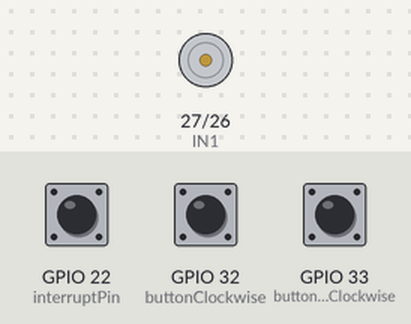
Bench run of a sketch on a simulated ESP32. Shown: motor-driver pin pairs drawn as motors (green arrow = first pin HIGH = forward, orange = second pin HIGH = backward, longer = more drive). The inputs (shaded band) are chosen by the test bench; at power-on: GPIO 32 (buttonClockwise) HIGH, GPIO 33 (buttonCounterClockwise) HIGH, GPIO 22 (interruptPin) LOW. WiFi joins after 1.5 s; servers stay silent unless stated; what the sketch prints to the serial monitor is not drawn.

Above: at 3.2 s.
3.3 s: GPIO 32 (buttonClockwise) pulled LOW for 0.15 s
At 3.37 s:
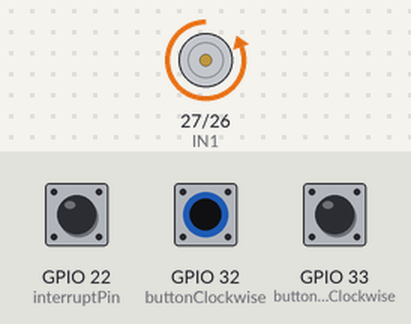
4.9 s: GPIO 33 (buttonCounterClockwise) pulled LOW for 0.15 s
At 4.97 s:
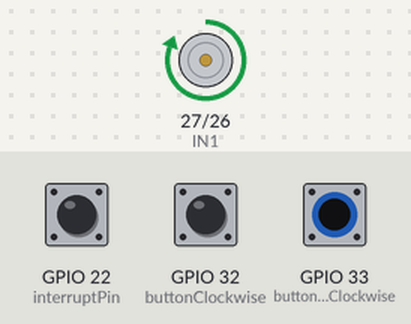
8.0 s: GPIO 32 (buttonClockwise) pulled LOW for 3.2 s
At 9.0 s:
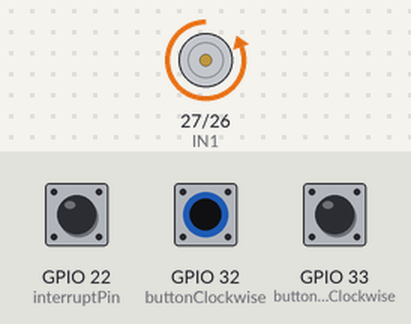
12.7 s: GPIO 33 (buttonCounterClockwise) pulled LOW for 3.2 s
At 13.8 s:
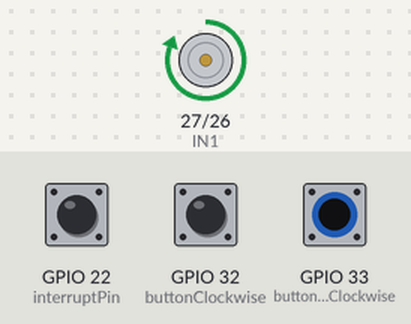
Timing chart, 0 to 17.4 s (numbered marks = the images above; inputs shaded):
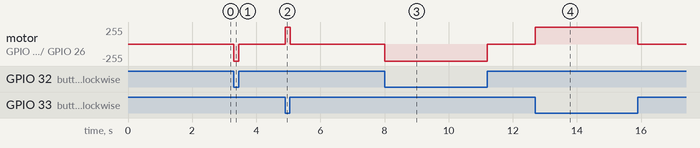

Measured:
- after the input at 3.3 s, motor on GPIO 27 (IN1) / GPIO 26 (IN2): stopped → backward 255/255 at once, → stopped 0.15 s later
- after the input at 4.9 s, motor on GPIO 27 (IN1) / GPIO 26 (IN2): stopped → forward 255/255 at once, → stopped 0.15 s later
- after the input at 8.0 s, motor on GPIO 27 (IN1) / GPIO 26 (IN2): stopped → backward 255/255 at once, → stopped 3.2 s later
- after the input at 12.7 s, motor on GPIO 27 (IN1) / GPIO 26 (IN2): stopped → forward 255/255 at once, → stopped 3.2 s later

The sketch:

Motorised_Blinds.ino
```cpp
/*
* Motorised Blinds - ESP32
* Source code to control a DC Motor with an encoder using an ESP32
* It will then connect to a Homebridge server to be controlled by
* Apple HomeKit
*/

#include "config.h"
#include <WiFi.h>
#include <WebServer.h>
#include <PIDController.h>

PIDController pos_pid;
WebServer server(81);
volatile long int encoder_pos = 0;
unsigned int integerValue = 0;  // Max value is 65535
int motor_speed = 0;
char incomingByte;
const int buttonClockwise = 32;
const int buttonCounterClockwise = 33;
const int encoderPin = 21;
const int interruptPin = 22;
const int IN1 = 27;
const int IN2 = 26;
const int minPos = 0; // Starting position
const int maxPos = 14000; // Maximum position
bool setpoint_set = false; // Flag to indicate if setpoint is set

const char* ssid = WIFI_SSID;
const char* password = WIFI_PASSWORD;

void setup() {
  Serial.begin(115200);
  pinMode(interruptPin, INPUT);
  pinMode(encoderPin, INPUT);
  pinMode(IN1, OUTPUT);
  pinMode(IN2, OUTPUT);
  pinMode(buttonClockwise, INPUT_PULLUP);
  pinMode(buttonCounterClockwise, INPUT_PULLUP);
  attachInterrupt(digitalPinToInterrupt(interruptPin), encoder, RISING);

  pos_pid.begin();
  pos_pid.tune(100, 0.5, 10);
  pos_pid.limit(-255, 255);

  WiFi.begin(ssid, password);
  while (WiFi.status() != WL_CONNECTED) {
    delay(1000);
    Serial.println("Connecting to WiFi...");
  }
  Serial.println("WiFi connected");
  Serial.print("IP address: ");
  Serial.println(WiFi.localIP());
  server.on("/setpoint", handleSetpoint);
  server.on("/position", handlePosition);
  server.begin();

}

void loop() {
  server.handleClient();

  if (!setpoint_set) {
    pos_pid.setpoint(encoder_pos); // Set current setpoint
  }

  motor_speed = pos_pid.compute(encoder_pos);

  if (digitalRead(buttonClockwise) == LOW) {
    setpoint_set = false;
    motor_clockwise(255); // Full speed clockwise
  } else if (digitalRead(buttonCounterClockwise) == LOW) {
    setpoint_set = false;
    motor_counter_clockwise(255); // Full speed counter-clockwise
  } else {
    // If neither button is pressed, use PID controller value
    if (motor_speed > 0) {
      motor_counter_clockwise(motor_speed);
    } else {
      motor_clockwise(abs(motor_speed));
    }
  }

  delay(5);
}

void handleSetpoint() {
  Serial.println("setpoint");
  if (server.method() != HTTP_POST) {
    server.send(405, "text/plain", "Method Not Allowed");
    return;
  }

  if (!server.hasArg("value")) {
    server.send(400, "text/plain", "Bad Request: Missing value");
    return;
  }

  int percent = server.arg("value").toInt();
  int setpoint = map(percent, 0, 100, minPos, maxPos);
  pos_pid.setpoint(setpoint);
  setpoint_set = true;

  server.send(200, "text/plain", "Setpoint updated");
}

void handlePosition() {

  int position = 0;
  if (encoder_pos < minPos) {
	  position = 0;
  } else if (encoder_pos > maxPos) {
	  position = 100;
  }
  else {
	  position = map(encoder_pos, minPos, maxPos, 0, 100);
  }
  String jsonResponse = "{\"position\": " + String(position) + "}";
  server.send(200, "application/json", jsonResponse);
}

void encoder() {
  if (digitalRead(encoderPin) == HIGH) {
    encoder_pos++;
  } else {
    encoder_pos--;
  }
}

void motor_clockwise(int power) {
  if (power > 100) {
    digitalWrite(IN2, HIGH);
    digitalWrite(IN1, LOW);
  } else {
    digitalWrite(IN2, LOW);
    digitalWrite(IN1, LOW);
  }
}

void motor_counter_clockwise(int power) {
  if (power > 100) {
    digitalWrite(IN1, HIGH);
    digitalWrite(IN2, LOW);
  } else {
    digitalWrite(IN2, LOW);
    digitalWrite(IN1, LOW);
  }
}
```

config.example.h
```cpp
/*
* Example config file - This file serves as an example of a config.h file,
* which is needed for the source code to provide the wifi SSID and password.
* In the config file, the WIFI_SSID and WIFI_PASSWORD will need to be changed
* to your wifi's name and password respectively. This is a way to keep the wifi
* name and password hidden.
*/

#ifndef CONFIG_EXAMPLE_H_ //CONFIG_H_
#define CONFIG_EXAMPLE_H_ //CONFIG_H_

#define WIFI_SSID "YoUr WiFi SsId" // Replace with your wifi SSID in the config.h file
#define WIFI_PASSWORD "YoUr WiFi PaSsWoRd" // Replace with your wifi password in the config.h file

#endif
```
